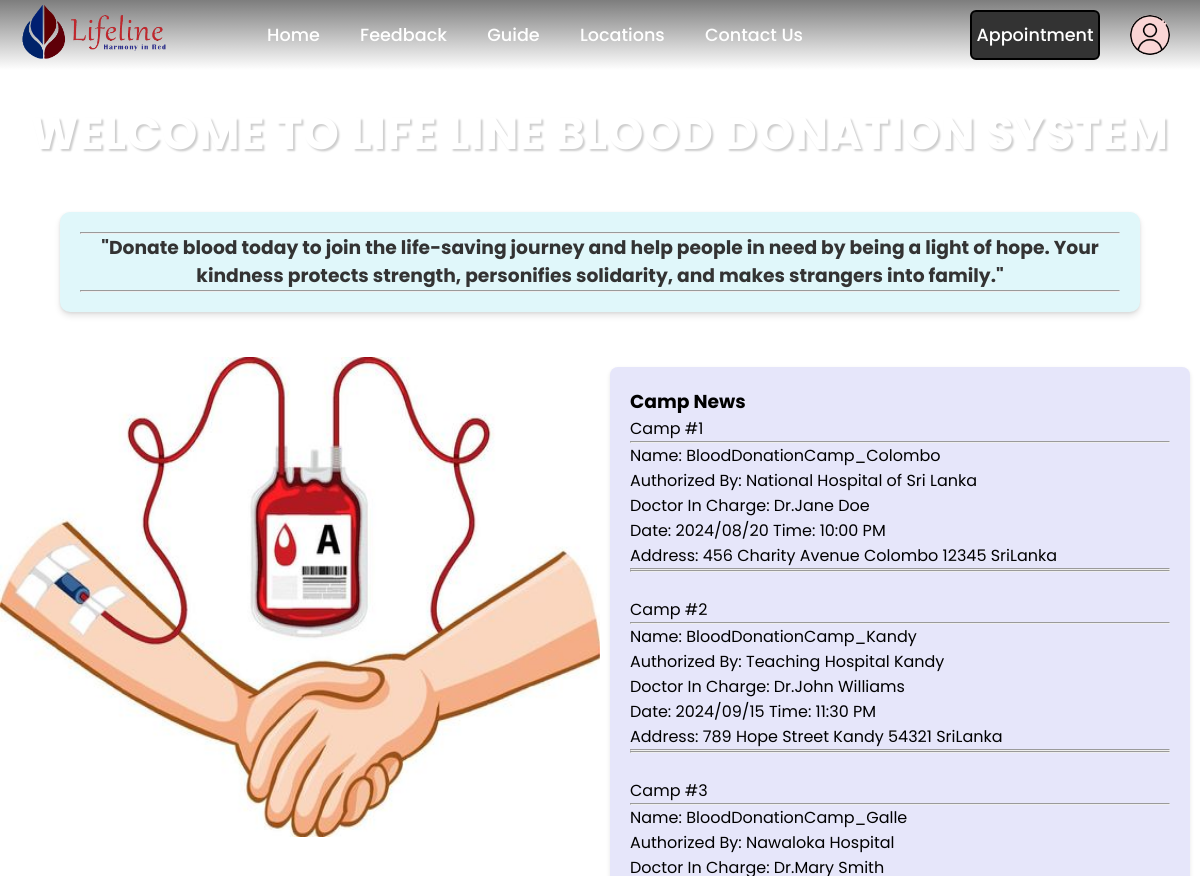
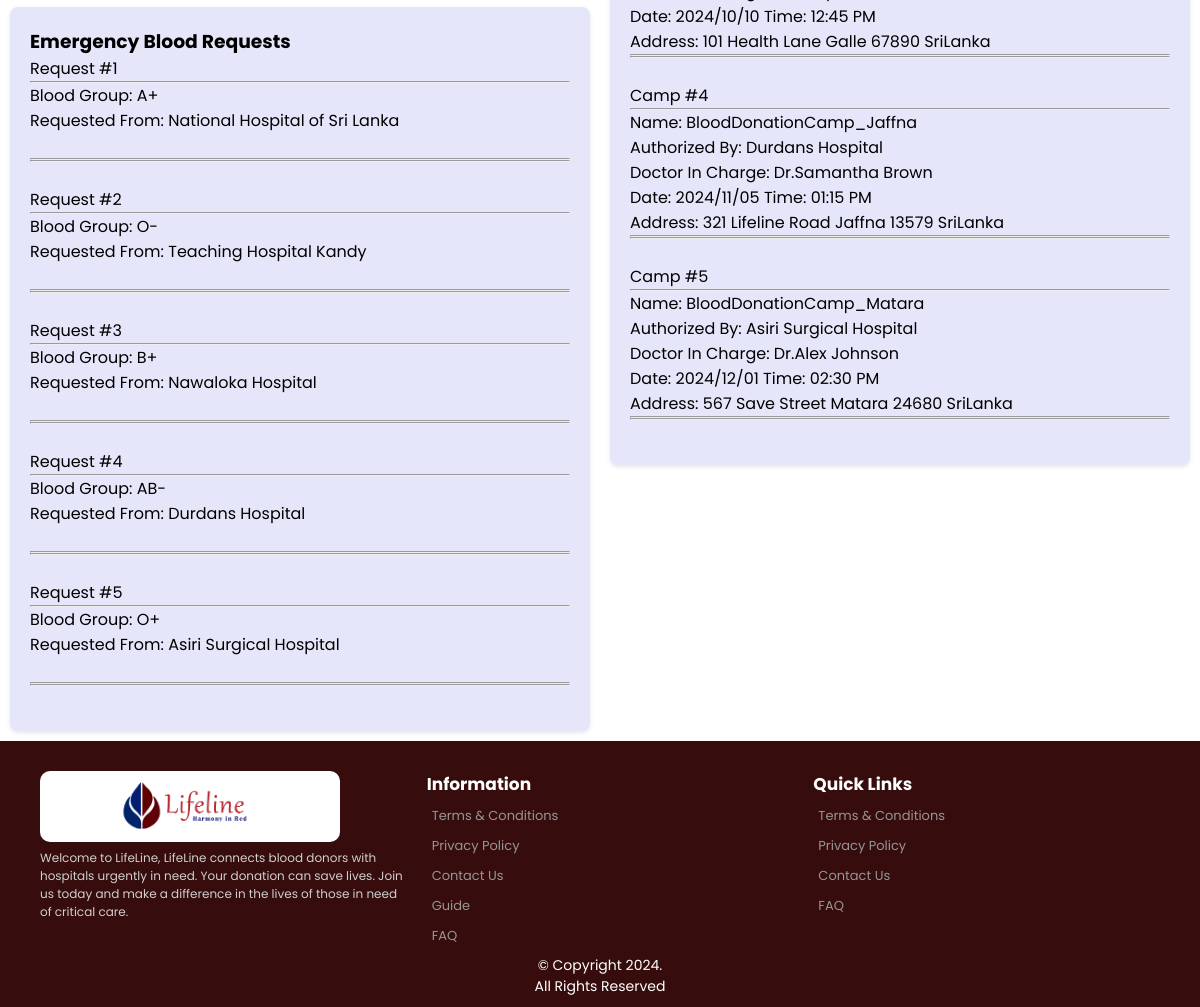
The page / on the database its author committed (2 pictures, top to bottom).
### tables this page shows
CREATE TABLE
    camp (
        Camp_id INT AUTO_INCREMENT NOT NULL,
        C_Name VARCHAR(50) NOT NULL,
        C_Date VARCHAR(20) NOT NULL,
        C_Time VARCHAR(20) NOT NULL,
        C_Meridiem VARCHAR(2) NOT NULL,
        Led_By VARCHAR(50) NOT NULL,
        Line1 VARCHAR(200) NOT NULL,
        City VARCHAR(100) NOT NULL,
        Postal_Code VARCHAR(15) NOT NULL,
        Country VARCHAR(30) NOT NULL,
        C_Hospital_id INT NOT NULL,
        CONSTRAINT Camp_PK PRIMARY KEY (Camp_id),
        CONSTRAINT Camp_C_Hospital_id_FK1 FOREIGN KEY (C_Hospital_id) REFERENCES Hospital (Hospital_id)
    );

CREATE TABLE
    hospital (
        Hospital_id INT AUTO_INCREMENT NOT NULL,
        H_Name VARCHAR(50) UNIQUE NOT NULL,
        Tel_no INT (10) NOT NULL,
        Email VARCHAR(100) UNIQUE NOT NULL,
        Line1 VARCHAR(200) NOT NULL,
        City VARCHAR(100) NOT NULL,
        Postal_Code VARCHAR(15) NOT NULL,
        Country VARCHAR(30) NOT NULL,
        H_Password VARCHAR(20) NOT NULL,
        Status BOOLEAN NULL,
        H_Admin_id INT NULL,
        CONSTRAINT Hospital_PK PRIMARY KEY (Hospital_id),
        CONSTRAINT H_Admin_id_FK1 FOREIGN KEY (H_Admin_id) REFERENCES Admin (Admin_id)
    );

CREATE TABLE
    emergency_blood (
        EB_id INT AUTO_INCREMENT NOT NULL,
        Blood_Group VARCHAR(5) NOT NULL,
        EB_Hospital_id INT NOT NULL,
        CONSTRAINT EB_id PRIMARY KEY (EB_id),
        CONSTRAINT Emergency_Blood_EB_Hospital_id_FK1 FOREIGN KEY (EB_Hospital_id) REFERENCES Hospital (Hospital_id)
    );

### index.php (the view, shortened to what this page needs)
<?php include 'header.php';
require 'includes/dbh.inc.php';
$query = "SELECT * ,
CONCAT(C_Time,' ', C_meridiem) AS CTM,
CONCAT(camp.Line1,' ', camp.City,' ', camp.Postal_Code,' ',camp.Country) AS C_Address,
hospital.H_Name
FROM camp
LEFT JOIN hospital ON camp.C_Hospital_id = hospital.Hospital_id";
$result = mysqli_query($con,$query);
  $query2 = "SELECT *,
  hospital.H_Name
  FROM emergency_blood
  LEFT JOIN hospital ON emergency_blood.EB_Hospital_id = hospital.Hospital_id";
  $result1 = mysqli_query($con,$query2);
  ?>
<head>
    <link rel="stylesheet" href="css/home.css">
</head>
<div class="title">
    <h1>Welcome to life line blood donation system </h1>
</div><br>
<div class="aims"><hr>
<h3>"Donate blood today to join the life-saving journey and help people in need by being a light of hope. Your kindness protects strength, personifies solidarity, and makes strangers into family."</h3>
<hr></div><br>
<div class="image">
<img src="images/bg5.jpg" alt="Blood Donation">
<div class="news">
  <h3>Camp News</h3>
<?php
while ($row = mysqli_fetch_assoc($result)) {
$cID = $row['Camp_id'];
  $campN = $row['C_Name'];
  $hospital = $row['H_Name'];
  $address = $row['C_Address'];
  $date = $row['C_Date'];
  $time= $row['CTM'];
  $doctor = $row['Led_By'];
  ?>
<label>Camp #<?php echo $cID ?></label>
      <hr>
      <label>Name: <?php echo $campN ?></label>
      <br>
      <label>Authorized By: <?php echo $hospital ?></label>
      <br>
      <label>Doctor In Charge: <?php echo $doctor ?></label>
      <br>
      <label>Date: <?php echo $date ?></label> <label>Time: <?php echo $time ?></label>
      <br>
      <label>Address: <?php echo $address ?></label>
<br>
<hr><hr>
<br>
<?php
}
?>
</div>
<div class="news">
<h3>Emergency Blood Requests</h3>
<?php
while ($row = mysqli_fetch_assoc($result1)) {
  $EBID = $row['EB_id'];
  $B_gr = $row['Blood_Group'];
  $hospital1 = $row['H_Name'];
    ?>
<label>Request #<?php echo $EBID ?></label>
      <hr>
      <label>Blood Group: <?php echo $B_gr ?></label>
      <br>
      <label>Requested From: <?php echo $hospital1 ?></label>
      <br>
<br>
<hr><hr>
<br>
<?php
}
?>
</div>
</div>
<?php include 'footer.php' ?>

### header.php (shortened to what this page needs)
<?php
if (isset($_SESSION["userID"])) {
    $userType = $_SESSION["userType"];
} else {
    $userType = "guest";
}
?>
<DOCTYPE html>
    <html lang="en">
    <head>
        <link rel="stylesheet" href="css/index.css" />
    </head>
    <body>
        <header>
            <nav class="menu">
                <img class="logo" src="images/logo.png" alt="logo" />
                <a href="index.php" class="home">Home</a>
                <a href="feedback.php">Feedback</a>
                <a href="guide.php">Guide</a>
                <a href="locations.php">Locations</a>
                <a href="contactUs.php" class="Contact">Contact Us</a>
            </nav>
            <button class="appointment" onclick="appoint('<?php echo $userType; ?>')">
                Appointment
            </button>
            <img class="user" src="images/user.png" alt="user" onclick="panel('<?php echo $userType; ?>')" />
        </header>

### footer.php (shortened to what this page needs)
<footer>
    <div class="block">
        <img src="images/logo.png" alt="Logo">
        <p>Welcome to LifeLine, LifeLine connects blood donors with hospitals urgently in need. Your donation can save lives. Join us today and make a difference in the lives of those in need of critical care.</p>
    </div>
    <div class="block">
        <h3>Information</h3>
        <ul type="none">
            <li><a href="terms.php">Terms & Conditions</a></li>
            <li><a href="privacy.php">Privacy Policy</a></li>
            <li><a href="contactUs.php">Contact Us</a></li>
            <li><a href="guide.php">Guide</a></li>
            <li><a href="faq.php">FAQ</a></li>
        </ul>
    </div>
    <div class="block">
        <h3>Quick Links</h3>
        <ul type="none">
            <li><a href="terms.php">Terms & Conditions</a></li>
            <li><a href="privacy.php">Privacy Policy</a></li>
            <li><a href="contactUs.php">Contact Us</a></li>
            <li><a href="faq.php">FAQ</a></li>
        </ul>
    </div>
    <div class="copyR">
        <p>© Copyright 2024.<br>  All Rights Reserved</p>
    </div>
</footer>
</body>
</html>
</DOCTYPE>

### css/index.css (style rules this page uses)
* { margin: 0; padding: 0; box-sizing: border-box; font-family: 'Poppins', sans-serif; }
body { justify-content: center; align-items: center; background-color:#EEF5FF; margin-top: 100px; min-height: 100vh; }
header { position:absolute ; background: linear-gradient(rgba(39,39,39, 0.6), transparent); top:0; left: 0; width: 100%; padding:10px 100px; display: flex; justify-content: space-between; align-items: center; z-index: 99; }
.logo { position:absolute; width: 350px; left: 0px; margin: -25px 0 0 -75px; }
.menu { width: fit-content; margin: auto; }
.menu a { display: inline-block; font-size: 1.1em; font-weight: 500; padding: 5px 18px; color: #333; text-decoration: none; }
.appointment { cursor: pointer; width: 130px; height: 50px; border: 2px solid #000000; outline:none; border-radius: 6px; font-size: 1.1em; color: white; background-color: #333; font-weight: 500; transition: .5s; }
.user { background-color: rgb(250, 213, 213); border-radius: 30px; position: absolute; cursor: pointer; right: 30px; height: 40px; width: 40px; transition: .1s; }
footer { display: flex; justify-content: space-between; bottom: auto; position: relative; padding: 20px; left: 0; right: 0; background-color: #370c0c; margin-top: auto; width: 100%; }
.block { flex: 1; margin-top: 10px; margin-left: 20px; }
.block img { background-color: white; border-radius: 10px; max-width: 300px; margin-bottom: 2%; }
.block p { font-size: 12px; color: #cfcfcf; }
.block h3 { font-size: 17px; color: #ffffff; }
.block ul { padding: 5px; }
.block ul li { margin-bottom: 5px; }
.block ul li a { text-decoration: none; font-size: 13px; color: #969696; }
.copyR { font-size: 14px; position: absolute; bottom: -30px; left: 0; right: 0; text-align: center; background-color: #370c0c; color: #fff; padding: 10px 0; }
.copyR p { margin: 0; }

### css/home.css (style rules this page uses)
body { background: url(../images/bg2.jpg) no-repeat center; background-size: cover; }
.menu a { color: #fff; }
.title { margin-top: 8%; text-align: center; font-family: Arial, sans-serif; font-size: 140%; font-weight: bold; color: white; text-shadow: 2px 2px 2px rgba(0, 0, 0, 0.2); letter-spacing: 1px; text-transform: uppercase; }
.aims { text-align: center; max-width: 90%; margin: 20px auto; padding: 20px; background-color: #e0f7fa; border-radius: 10px; box-shadow: 0 4px 6px rgba(0, 0, 0, 0.1), 0 1px 3px rgba(0, 0, 0, 0.08); transition: transform 0.3s ease-in-out; font-family: 'Arial', sans-serif; color: #333; font-size: 16px; line-height: 1.5; }
.news { width: calc(50% - 20px); margin: 10px; padding: 20px; border-radius: 8px; background-color: #E6E6FA; box-shadow: 0 2px 4px rgba(0, 0, 0, 0.1); float: right; box-sizing: border-box; }
.image img { height: 60%; width: 50%; border-radius: 10px; margin-bottom: 3%; }

### rows shown on the page
camp: Camp_id "1", C_Name "BloodDonationCamp_Colombo", C_Hospital.H_Name "National Hospital of Sri Lanka", Led_By "Dr.Jane Doe", C_Date "2024/08/20", time "10:00 PM", address "456 Charity Avenue Colombo 12345 SriLanka"
camp: Camp_id "2", C_Name "BloodDonationCamp_Kandy", C_Hospital.H_Name "Teaching Hospital Kandy", Led_By "Dr.John Williams", C_Date "2024/09/15", time "11:30 PM", address "789 Hope Street Kandy 54321 SriLanka"
camp: Camp_id "3", C_Name "BloodDonationCamp_Galle", C_Hospital.H_Name "Nawaloka Hospital", Led_By "Dr.Mary Smith", C_Date "2024/10/10", time "12:45 PM", address "101 Health Lane Galle 67890 SriLanka"
camp: Camp_id "4", C_Name "BloodDonationCamp_Jaffna", C_Hospital.H_Name "Durdans Hospital", Led_By "Dr.Samantha Brown", C_Date "2024/11/05", time "01:15 PM", address "321 Lifeline Road Jaffna 13579 SriLanka"
camp: Camp_id "5", C_Name "BloodDonationCamp_Matara", C_Hospital.H_Name "Asiri Surgical Hospital", Led_By "Dr.Alex Johnson", C_Date "2024/12/01", time "02:30 PM", address "567 Save Street Matara 24680 SriLanka"
emergency_blood: EB_id "1", Blood_Group "A+", EB_Hospital.H_Name "National Hospital of Sri Lanka"
emergency_blood: EB_id "2", Blood_Group "O-", EB_Hospital.H_Name "Teaching Hospital Kandy"
emergency_blood: EB_id "3", Blood_Group "B+", EB_Hospital.H_Name "Nawaloka Hospital"
emergency_blood: EB_id "4", Blood_Group "AB-", EB_Hospital.H_Name "Durdans Hospital"
emergency_blood: EB_id "5", Blood_Group "O+", EB_Hospital.H_Name "Asiri Surgical Hospital"
